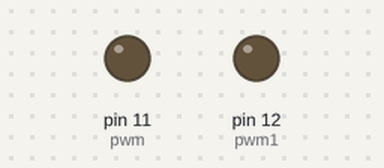
Bench run of a program on a simulated Raspberry Pi (header pin numbers). Shown: output pins drawn as LEDs (lit = HIGH).

Above: at 0.05 s.
At 1.2 s:
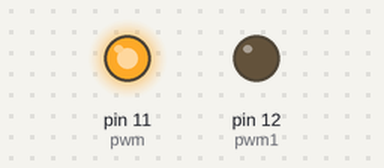
At 3.4 s:
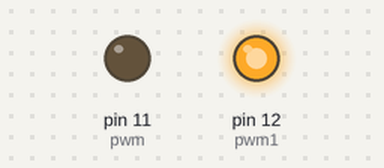
Timing chart, 0 to 5.7 s (numbered marks = the images above):
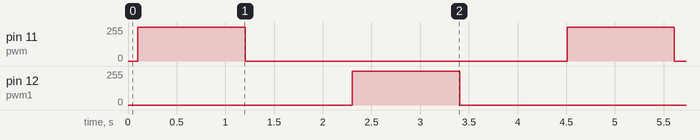

Measured:
- by itself, pin 11 (pwm), pin 12 (pwm1): alternates 252/255 for 1.1 s and 0/255 for 3.3 s

The program:

lab02.py
```python
import RPi.GPIO as GPIO
import time

GPIO.setmode(GPIO.BOARD)
GPIO.setup(11,GPIO.OUT)
GPIO.setup(12,GPIO.OUT)
pwm = GPIO.PWM(11,1000)
pwm1 = GPIO.PWM(12,1000)
pwm.start(0)
pwm1.start(0)

while True:

    try:
        for i in range(0,100,1):
            pwm.ChangeDutyCycle(i)
            time.sleep(0.001)
        time.sleep(1)
        for i in range(100,-1,-1):
            pwm.ChangeDutyCycle(i)
            time.sleep(0.001)
        time.sleep(1)
        ##2
        for i in range(0,100,1):
            pwm1.ChangeDutyCycle(i)
            time.sleep(0.001)
        time.sleep(1)
        for i in range(100,-1,-1):
            pwm1.ChangeDutyCycle(i)
            time.sleep(0.001)
        time.sleep(1)

    except KeyboardInterrupt:
        break

GPIO.cleanup()
```
